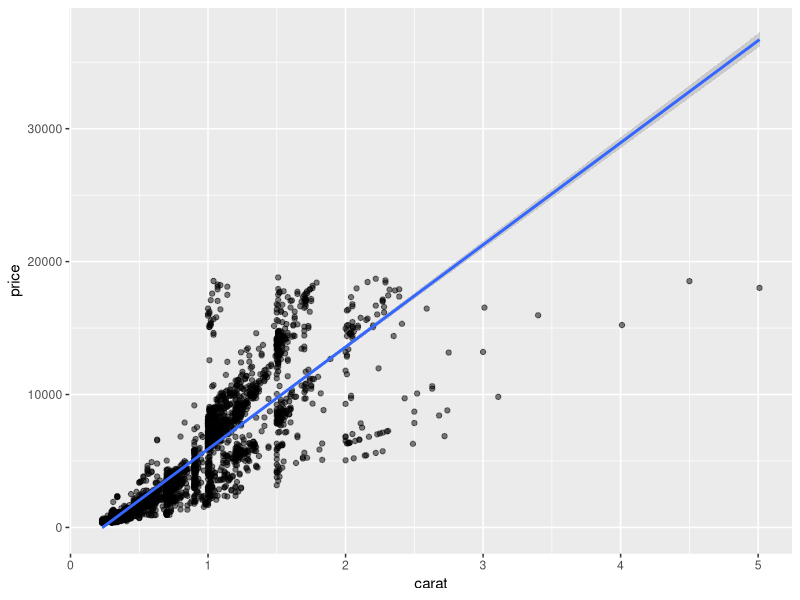
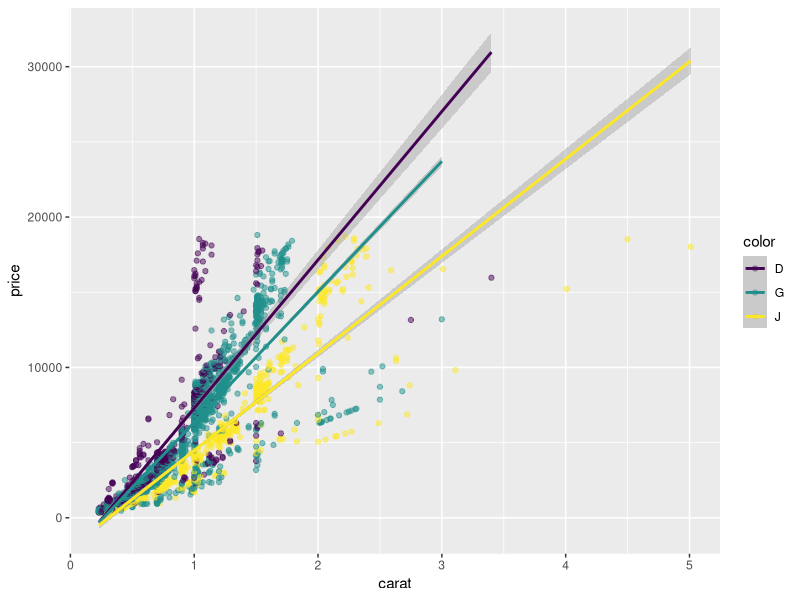
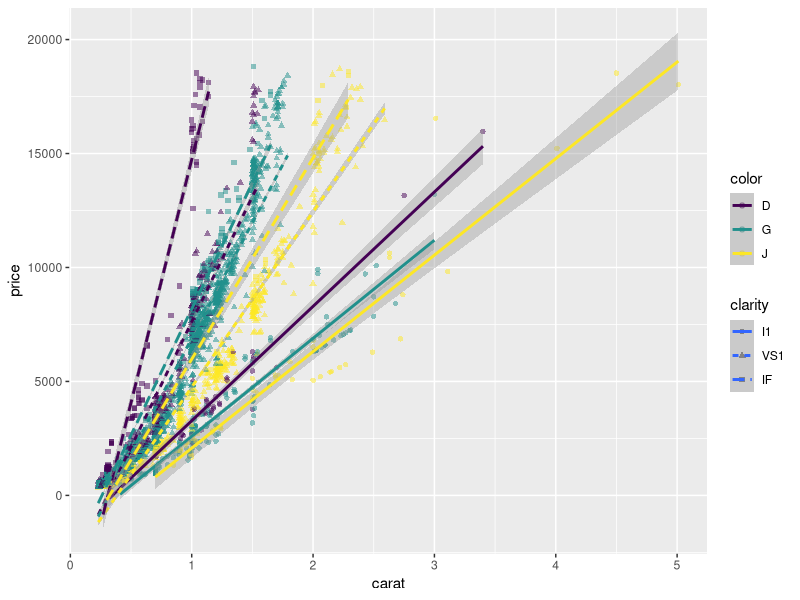
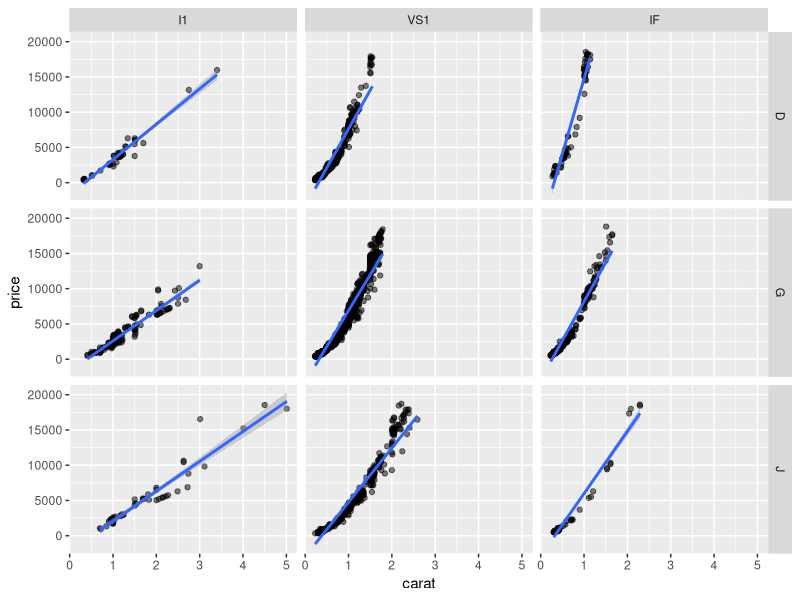

Here is the R script that generated these plots, in order:
## ---- chunk 1
knitr::opts_chunk$set(echo = TRUE, warning = FALSE, message = FALSE) 
library(tidyverse)
library(knitr)
library(ggplot2)
## ---- chunk 2
diamonds_clean <- diamonds %>%
  filter(color %in% c("D", "G", "J"), clarity %in% c("I1", "VS1", "IF"))

diamonds_clean %>%
  count(color, clarity) %>%
  kable()
  
## ---- chunk 3
diamonds_clean %>% 
  ggplot(aes(x = carat, y = price)) +
  geom_point(alpha = 0.5) +
  geom_smooth(method = "lm") 
  
## ---- chunk 4
diamonds_clean %>% 
  ggplot(aes(x = carat, y = price, color = color)) +
  geom_point(alpha = 0.5) +
  geom_smooth(method = "lm") 
  
## ---- chunk 5
diamonds_clean %>% 
  ggplot(aes(x = carat, y = price, color = color, shape = clarity)) +
  geom_point(alpha = 0.5) +
  geom_smooth(aes(linetype = clarity), method = "lm") 
  
## ---- chunk 6
diamonds_clean %>% 
  ggplot(aes(x = carat, y = price)) +
  geom_point(alpha = 0.5) +
  geom_smooth(method = "lm") + 
  facet_grid(color ~ clarity)
  
## ---- chunk 7
diamonds_clean %>% 
  mutate(ppc = price / carat) %>%
  group_by(color, clarity) %>%
  summarize(avg_ppc = mean(ppc)) %>%
  arrange(desc(avg_ppc)) %>%
  kable()
